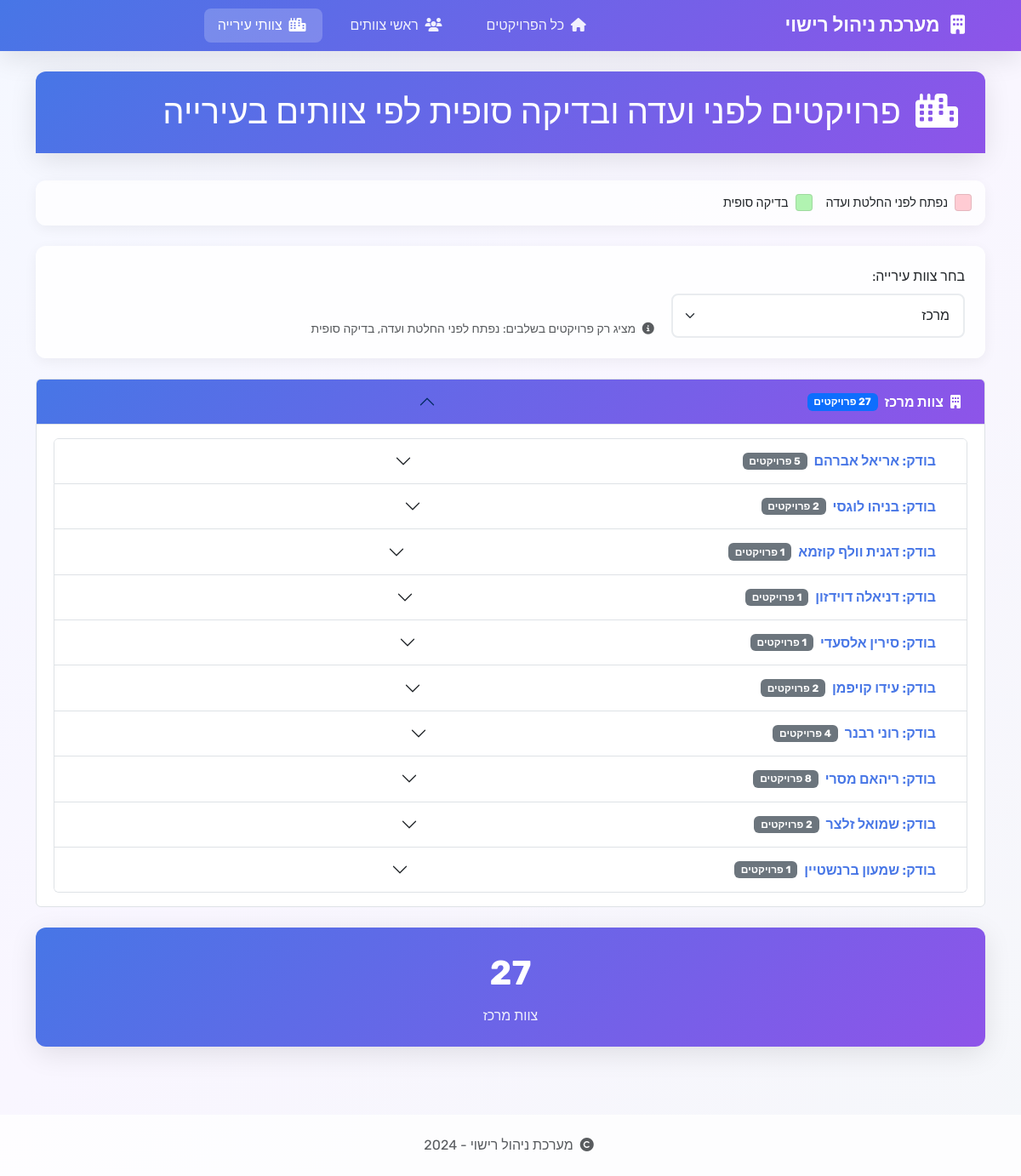
The page /city-teams?city_team=מרכז on the database its author committed.
### tables this page shows
CREATE TABLE projects (
                id INTEGER PRIMARY KEY AUTOINCREMENT,
                project_name TEXT NOT NULL,
                request_number TEXT NOT NULL,
                date TEXT NOT NULL,
                team_leader TEXT NOT NULL,
                stage TEXT NOT NULL
            , request_date TEXT, opening_date TEXT, notes TEXT, licensing_engineer TEXT, request_types TEXT, engineer TEXT, info_file_number TEXT, status_date TEXT, management_company TEXT, entrepreneur_name TEXT, architect TEXT, city TEXT, city_team TEXT, committee_date TEXT, permit_validity_date TEXT, info_date_extension INTEGER DEFAULT 0, opening_date_extension INTEGER DEFAULT 0, status_date_extension INTEGER DEFAULT 0, committee_date_extension INTEGER DEFAULT 0, permit_validity_date_extension INTEGER DEFAULT 0, fees_transition_date TEXT, fees_type TEXT, developer_paid INTEGER DEFAULT 0, fees_transition_data TEXT);

### app.py (the view)
@app.route('/city-teams')
def city_teams():
    conn = get_db_connection()
    city_team_filter = request.args.get('city_team', '')
    relevant_stages = ["נפתח לפני החלטת ועדה", "בדיקה סופית"]
    query = """
        SELECT
            id, project_name, request_number, info_file_number,
            date, opening_date, status_date, committee_date, permit_validity_date,
            team_leader, stage, request_types, engineer, management_company,
            entrepreneur_name, architect, city, notes,
            info_date_extension, opening_date_extension, status_date_extension,
            committee_date_extension, permit_validity_date_extension, city_team
        FROM projects
        WHERE stage IN (?, ?)
    """
    params = relevant_stages.copy()
    if city_team_filter:
        query += " AND city_team = ?"
        params.append(city_team_filter)
    query += " ORDER BY city_team, engineer, stage, opening_date"
    projects = conn.execute(query, params).fetchall()
    projects_by_team = {}
    for project in projects:
        project_dict = dict(project)
        if project_dict.get('opening_date'):
            project_dict['formatted_opening_date'] = format_date_with_extension(
                project_dict['opening_date'],
                project_dict.get('opening_date_extension', 0),
                'opening'
            )
        if project_dict.get('committee_date'):
            project_dict['formatted_committee_date'] = format_date_with_extension(
                project_dict['committee_date'],
                project_dict.get('committee_date_extension', 0),
                'committee'
            )
        stage = project_dict.get('stage', '')
        if stage == "נפתח לפני החלטת ועדה":
            project_dict['row_color'] = "stage_committee"
        elif stage == "בדיקה סופית":
            project_dict['row_color'] = "stage_final"
        else:
            project_dict['row_color'] = ""
        team = project_dict.get('city_team', 'לא מוגדר')
        engineer = project_dict.get('engineer', 'לא מוגדר')
        if team not in projects_by_team:
            projects_by_team[team] = {}
        if engineer not in projects_by_team[team]:
            projects_by_team[team][engineer] = []
        projects_by_team[team][engineer].append(project_dict)
    conn.close()
    return render_template('city_teams.html',
                         projects_by_team=projects_by_team,
                         city_teams=CITY_TEAMS,
                         current_city_team=city_team_filter,
                         relevant_stages=relevant_stages)

### app.py (called while the page is built)
def get_db_connection():
    conn = sqlite3.connect(DATABASE_PATH)
    conn.row_factory = sqlite3.Row
    return conn

def calculate_base_date_by_type(original_date, field_type):
    if field_type == 'opening':
        business_target = calculate_business_days(original_date.strftime('%Y-%m-%d'), 45)
        return datetime.strptime(business_target, '%Y-%m-%d') if business_target else original_date + timedelta(days=180)
    elif field_type in ['info', 'committee']:
        return original_date + timedelta(days=730)
    elif field_type == 'permit':
        return original_date + timedelta(days=1095)
    else:
        return original_date + timedelta(days=180)

def format_base_date_by_type(original_date_str, field_type):
    if not original_date_str:
        return ""
    try:
        original_date = datetime.strptime(original_date_str, '%Y-%m-%d')
        base_date = calculate_base_date_by_type(original_date, field_type)
        if field_type == 'opening':
            business_target = calculate_business_days(original_date_str, 45)
            return f"{original_date_str}<br>(45 ימי עסקים: {business_target})"
        elif field_type in ['info', 'committee']:
            return f"{original_date_str}<br>(2 שנים: {base_date.strftime('%Y-%m-%d')})"
        elif field_type == 'permit':
            return f"{original_date_str}<br>(3 שנים: {base_date.strftime('%Y-%m-%d')})"
        else:
            return original_date_str
    except:
        return original_date_str

def get_base_description(field_type):
    if field_type == 'opening':
        return "45 ימי עסקים"
    elif field_type in ['info', 'committee']:
        return "2 שנים"
    elif field_type == 'permit':
        return "3 שנים"
    else:
        return "בסיס"

### templates/city_teams.html (shortened to what this page needs)
{% extends "base.html" %}
{% block content %}
<div class="row">
    <div class="col-12">
        <div class="card">
            <div class="card-header">
                <h1 class="mb-0">
                    <i class="fas fa-city me-2"></i>
                    פרויקטים לפני ועדה ובדיקה סופית לפי צוותים בעירייה
                </h1>
            </div>
        </div>
        <div class="status-legend">
            <div class="legend-item">
                <div class="legend-color" style="background-color: rgba(255, 182, 193, 0.7);"></div>
                <span>נפתח לפני החלטת ועדה</span>
            </div>
            <div class="legend-item">
                <div class="legend-color" style="background-color: rgba(144, 238, 144, 0.7);"></div>
                <span>בדיקה סופית</span>
            </div>
        </div>
        <div class="filter-section">
            <form method="GET" class="row g-3">
                <div class="col-md-4">
                    <label for="city_team" class="form-label">בחר צוות עירייה:</label>
                    <select class="form-select" name="city_team" id="city_team" onchange="this.form.submit()">
                        {% for city_team in city_teams %}
                        <option value="{{ city_team }}" {{ 'selected' if city_team == current_city_team }}>
                            {{ city_team }}
                        </option>
                        {% endfor %}
                    </select>
                </div>
                <div class="col-md-8">
                    <div class="d-flex align-items-end h-100">
                        <small class="text-muted">
                            <i class="fas fa-info-circle me-1"></i>
                            מציג רק פרויקטים בשלבים: {{ relevant_stages|join(', ') }}
                        </small>
                    </div>
                </div>
            </form>
        </div>
        <div class="accordion" id="cityTeamsAccordion">
            {% for city_team, engineers in projects_by_team.items() %}
            <div class="accordion-item">
                <h2 class="accordion-header" id="cityHeading{{ loop.index }}">
                    <button class="accordion-button {{ 'collapsed' if current_city_team and current_city_team != city_team }}"
                            type="button"
                            data-bs-toggle="collapse"
                            data-bs-target="#cityCollapse{{ loop.index }}"
                            aria-expanded="{{ 'true' if not current_city_team or current_city_team == city_team else 'false' }}"
                            aria-controls="cityCollapse{{ loop.index }}">
                        <i class="fas fa-building me-2"></i>
                        צוות {{ city_team }}
                        <span class="badge bg-primary ms-2">
                            {{ engineers.values() | map('length') | sum }} פרויקטים
                        </span>
                    </button>
                </h2>
                <div id="cityCollapse{{ loop.index }}"
                     class="accordion-collapse collapse {{ 'show' if not current_city_team or current_city_team == city_team }}"
                     aria-labelledby="cityHeading{{ loop.index }}"
                     data-bs-parent="#cityTeamsAccordion">
                    <div class="accordion-body">
                        <div class="accordion" id="engineersAccordion{{ loop.index }}">
                            {% for engineer, projects in engineers.items() %}
                            <div class="accordion-item">
                                <h3 class="accordion-header" id="engineerHeading{{ loop.index0 }}_{{ loop.index }}">
                                    <button class="accordion-button collapsed"
                                            type="button"
                                            data-bs-toggle="collapse"
                                            data-bs-target="#engineerCollapse{{ loop.index0 }}_{{ loop.index }}"
                                            aria-expanded="false"
                                            aria-controls="engineerCollapse{{ loop.index0 }}_{{ loop.index }}">
                                        בודק: {{ engineer }}
                                        <span class="badge bg-secondary ms-2">{{ projects|length }} פרויקטים</span>
                                    </button>
                                </h3>
                            </div>
                            {% endfor %}
                        </div>
                    </div>
                </div>
            </div>
            {% endfor %}
        </div>
        <div class="stats-grid mt-4">
            {% for city_team, engineers in projects_by_team.items() %}
            <div class="stat-card">
                <div class="stat-number">{{ engineers.values() | map('length') | sum }}</div>
                <div class="stat-label">צוות {{ city_team }}</div>
            </div>
            {% endfor %}
        </div>
    </div>
</div>
{% endblock %}

### templates/base.html (style rules this page uses)
:root { --primary-gradient: linear-gradient(135deg, #4776E6 0%, #8E54E9 100%); --primary-color: #4776E6; --secondary-color: #8E54E9; --bg-gradient: linear-gradient(135deg, #f5f8ff 0%, #f9f6ff 50%, #f5f7fa 100%); --card-shadow: 0 8px 32px rgba(0, 0, 0, 0.1); --border-radius: 12px; }
* { font-family: 'Rubik', -apple-system, BlinkMacSystemFont, 'Segoe UI', sans-serif; }
body { background: var(--bg-gradient); min-height: 100vh; direction: rtl; }
.card { border: none; border-radius: var(--border-radius); box-shadow: var(--card-shadow); backdrop-filter: blur(10px); background: rgba(255, 255, 255, 0.95); margin-bottom: 2rem; }
.card-header { background: var(--primary-gradient); color: white; border: none; border-radius: var(--border-radius) var(--border-radius) 0 0 !important; font-weight: 600; padding: 1.5rem; }
.form-control, .form-select { border: 2px solid #e9ecef; border-radius: 8px; padding: 0.75rem 1rem; transition: all 0.3s ease; }
.status-legend { display: flex; flex-wrap: wrap; gap: 1rem; margin-bottom: 1.5rem; padding: 1rem; background: rgba(255, 255, 255, 0.8); border-radius: var(--border-radius); box-shadow: 0 4px 15px rgba(0, 0, 0, 0.05); }
.legend-item { display: flex; align-items: center; gap: 0.5rem; font-size: 0.9rem; font-weight: 500; }
.legend-color { width: 20px; height: 20px; border-radius: 4px; border: 1px solid rgba(0, 0, 0, 0.1); }
.stats-grid { display: grid; grid-template-columns: repeat(auto-fit, minmax(250px, 1fr)); gap: 1.5rem; margin-bottom: 2rem; }
.stat-card { background: var(--primary-gradient); color: white; padding: 1.5rem; border-radius: var(--border-radius); text-align: center; box-shadow: var(--card-shadow); }
.stat-number { font-size: 2.5rem; font-weight: 700; margin-bottom: 0.5rem; }
.stat-label { font-size: 1rem; opacity: 0.9; }
.filter-section { background: rgba(255, 255, 255, 0.9); padding: 1.5rem; border-radius: var(--border-radius); margin-bottom: 1.5rem; box-shadow: 0 4px 15px rgba(0, 0, 0, 0.05); }
.accordion-button { background: rgba(255, 255, 255, 0.9); border: none; font-weight: 600; color: var(--primary-color); }
.accordion-button:not(.collapsed) { background: var(--primary-gradient); color: white; }

### rows shown on the page
projects: city_team "מרכז", values|map "27", engineer "אריאל אברהם", projects "5"
projects: engineer "בניהו לוגסי", projects "2"
projects: engineer "דגנית וולף קוזמא", projects "1"
projects: engineer "דניאלה דוידזון", projects "1"
projects: engineer "סירין אלסעדי", projects "1"
projects: engineer "עידו קויפמן", projects "2"
projects: engineer "רוני רבנר"
projects: engineer "ריהאם מסרי"
projects: engineer "שמואל זלצר"
projects: engineer "שמעון ברנשטיין", projects "1"

### other values the page prints
{{ relevant_stages|join(', ') }} "נפתח לפני החלטת ועדה, בדיקה סופית"
form field city_team "מרכז"
